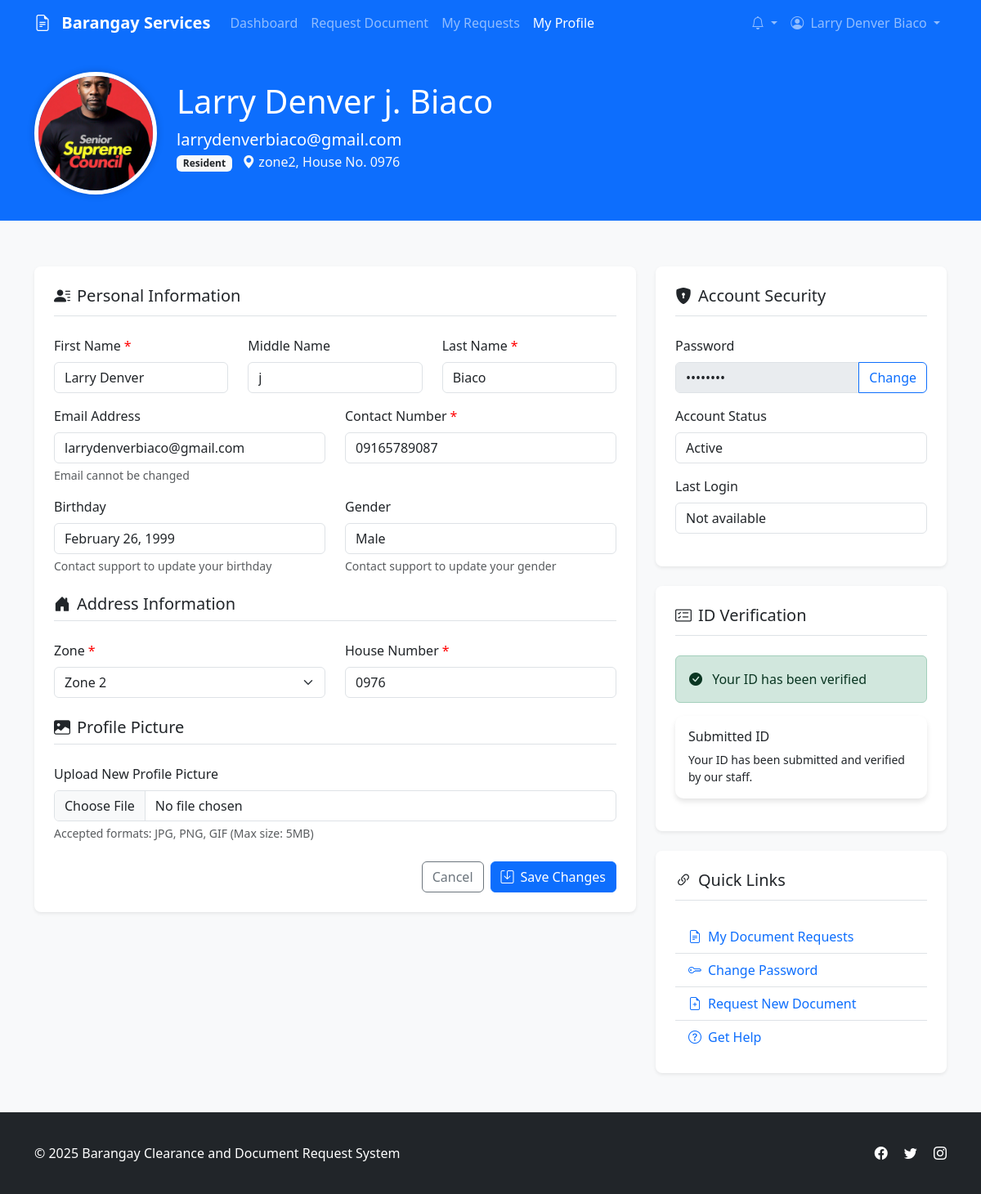
/User/view/profile.php (signed in), run on the app's committed database.
### tables this page shows
CREATE TABLE `users` (
  `user_id` int(11) NOT NULL,
  `email` varchar(100) NOT NULL,
  `password` varchar(255) NOT NULL,
  `first_name` varchar(50) NOT NULL,
  `middle_name` varchar(50) DEFAULT NULL,
  `last_name` varchar(50) NOT NULL,
  `birthday` date NOT NULL,
  `gender` enum('male','female','other') NOT NULL,
  `contact_number` varchar(15) NOT NULL,
  `zone` varchar(20) NOT NULL,
  `house_number` varchar(50) NOT NULL,
  `id_path` varchar(255) NOT NULL,
  `user_type` enum('resident','staff','admin') NOT NULL DEFAULT 'resident',
  `status` enum('active','inactive','pending') NOT NULL DEFAULT 'pending',
  `created_at` timestamp NOT NULL DEFAULT current_timestamp(),
  `updated_at` timestamp NOT NULL DEFAULT current_timestamp() ON UPDATE current_timestamp(),
  `profile_pic` varchar(255) DEFAULT NULL
);

### User/view/profile.php (the view, shortened to what the rows shown need)
<?php
require_once dirname(__DIR__, 2) . "/backend/connections/database.php";
$userId = $_SESSION['user_id'];
$userProfile = null;
$errors = [];
try {
    $db = new Database();
    $profileSql = "SELECT * FROM users WHERE user_id = ?";
    $userProfile = $db->fetchOne($profileSql, [$userId]);
    if (isset($userProfile['birthday']) && $userProfile['birthday'] != '0000-00-00') {
        $userProfile['formatted_birthday'] = date('F d, Y', strtotime($userProfile['birthday']));
    } else {
        $userProfile['formatted_birthday'] = 'Not specified';
    }
} catch (Exception $e) {
    $errors['general'] = 'An error occurred: ' . $e->getMessage();
    error_log("Profile Error: " . $e->getMessage());
}
?>
<!DOCTYPE html>
<html lang="en">
<head>
    <link href="https://cdnjs.cloudflare.com/ajax/libs/bootstrap/5.3.0/css/bootstrap.min.css" rel="stylesheet">
    <link rel="stylesheet" href="https://cdnjs.cloudflare.com/ajax/libs/bootstrap-icons/1.10.5/font/bootstrap-icons.min.css">
    <link rel="stylesheet" href="User/css/index.css">
</head>
<body>
    <div class="content-wrapper">
        <section class="profile-header">
            <div class="container">
                <div class="row align-items-center">
                    <div class="col-md-auto text-center text-md-start mb-3 mb-md-0">
                        <?php if (!empty($userProfile['profile_pic'])): ?>
                            <img src="<?php echo htmlspecialchars($userProfile['profile_pic']); ?>" alt="Profile Picture" class="profile-pic">
                        <?php else: ?>
                            <div class="profile-pic-placeholder">
                                <i class="bi bi-person-fill"></i>
                            </div>
                        <?php endif; ?>
                    </div>
                    <div class="col">
                    <h1>
                        <?php
                        $fullName = htmlspecialchars($userProfile['first_name']);
                        if (!empty($userProfile['middle_name'])) {
                            $fullName .= ' ' . htmlspecialchars($userProfile['middle_name']) . '. ';
                        } else {
                            $fullName .= ' ';
                        }
                        $fullName .= htmlspecialchars($userProfile['last_name']);
                        echo $fullName;
                    ?>
                    </h1>
                        <p class="lead mb-0"><?php echo htmlspecialchars($userProfile['email']); ?></p>
                        <p class="text-light">
                            <span class="badge bg-light text-dark">
                                <?php echo ucfirst($userProfile['user_type']); ?>
                            </span>
                            <span class="ms-2">
                                <i class="bi bi-geo-alt-fill"></i>
                                <?php echo htmlspecialchars($userProfile['zone'] . ', House No. ' . $userProfile['house_number']); ?>
                            </span>
                        </p>
                    </div>
                </div>
            </div>
        </section>
        <div class="container py-4">
            <div class="row">
                <div class="col-lg-8">
                    <div class="profile-info">
                        <form action="profile.php" method="post" enctype="multipart/form-data">
                            <div class="row mb-3">
                                <div class="col-md-4">
                                    <label for="first_name" class="form-label required">First Name</label>
                                    <input type="text" class="form-control <?php echo isset($errors['first_name']) ? 'is-invalid' : ''; ?>" id="first_name" name="first_name" value="<?php echo htmlspecialchars($userProfile['first_name']); ?>" required>
                                </div>
                                <div class="col-md-4">
                                    <label for="middle_name" class="form-label">Middle Name</label>
                                    <input type="text" class="form-control" id="middle_name" name="middle_name" value="<?php echo htmlspecialchars($userProfile['middle_name'] ?? ''); ?>">
                                </div>
                                <div class="col-md-4">
                                    <label for="last_name" class="form-label required">Last Name</label>
                                    <input type="text" class="form-control <?php echo isset($errors['last_name']) ? 'is-invalid' : ''; ?>" id="last_name" name="last_name" value="<?php echo htmlspecialchars($userProfile['last_name']); ?>" required>
                                </div>
                            </div>
                            <div class="row mb-3">
                                <div class="col-md-6">
                                    <label for="email" class="form-label">Email Address</label>
                                    <input type="email" class="form-control" id="email" value="<?php echo htmlspecialchars($userProfile['email']); ?>" readonly>
                                    <div class="form-text">Email cannot be changed</div>
                                </div>
                                <div class="col-md-6">
                                    <label for="contact_number" class="form-label required">Contact Number</label>
                                    <input type="tel" class="form-control <?php echo isset($errors['contact_number']) ? 'is-invalid' : ''; ?>" id="contact_number" name="contact_number" value="<?php echo htmlspecialchars($userProfile['contact_number'] ?? ''); ?>" required>
                                </div>
                            </div>
                            <div class="row mb-3">
                                <div class="col-md-6">
                                    <label for="gender" class="form-label">Gender</label>
                                    <input type="text" class="form-control" id="gender" value="<?php echo ucfirst($userProfile['gender'] ?? 'Not specified'); ?>" readonly>
                                    <div class="form-text">Contact support to update your gender</div>
                                </div>
                            </div>
                            <div class="row mb-3">
                                <div class="col-md-6">
                                    <label for="zone" class="form-label required">Zone</label>
                                    <select class="form-select <?php echo isset($errors['zone']) ? 'is-invalid' : ''; ?>" id="zone" name="zone" required>
                                        <option value="zone2" <?php echo ($userProfile['zone'] ?? '') === 'zone2' ? 'selected' : ''; ?>>Zone 2</option>
                                    </select>
                                </div>
                                <div class="col-md-6">
                                    <label for="house_number" class="form-label required">House Number</label>
                                    <input type="text" class="form-control <?php echo isset($errors['house_number']) ? 'is-invalid' : ''; ?>" id="house_number" name="house_number" value="<?php echo htmlspecialchars($userProfile['house_number'] ?? ''); ?>" required>
                                </div>
                            </div>
                        </form>
                    </div>
                </div>
                <div class="col-lg-4">
                    <div class="profile-info">
                        <div class="mb-3">
                            <label class="form-label">Account Status</label>
                            <input type="text" class="form-control" value="<?php echo ucfirst($userProfile['status'] ?? 'Active'); ?>" readonly>
                        </div>
                    </div>
                </div>
            </div>
        </div>
    </div>
</body>
</html>

### data on the page
users: profile_pic (picture), fullName "Larry Denver j. Biaco", email "larrydenverbiaco@gmail.com", user_type "Resident", zone+house_number "zone2, House No. 0976", first_name "Larry Denver", middle_name "j", last_name "Biaco", contact_number "09165789087", gender "Male", zone "Zone 2", house_number "0976", status "Active"

### other printed values
$userName "Larry Denver Biaco"
